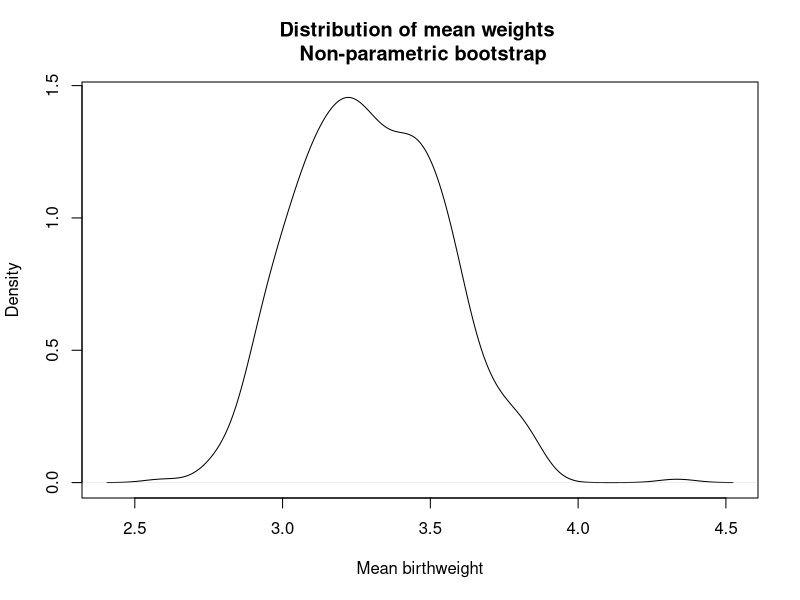

R code for this plot:
# Enter the data 
wgt<-c(2.6,4.2,1.8,3.4,1.9,3.3,2.3,
       6.1,2.2,4.3,2.8,4.1,
       2.7,4.3,2.1,4.5,2.9,2.6,4.2,3.4)

# Main non-parametric function
npbs<-function(x,b){
  y<-c()
  for(i in 1:b){
    y[i]<-mean(sample(x,length(x),replace=TRUE))
  }
  y}

# Run model and plot results 
npwgt<-npbs(wgt,500)

plot(density(npwgt), xlab="Mean birthweight", 
     main="Distribution of mean weights \n Non-parametric bootstrap")

mean(npwgt)
quantile(npwgt, probs=seq(0,1,0.025))
